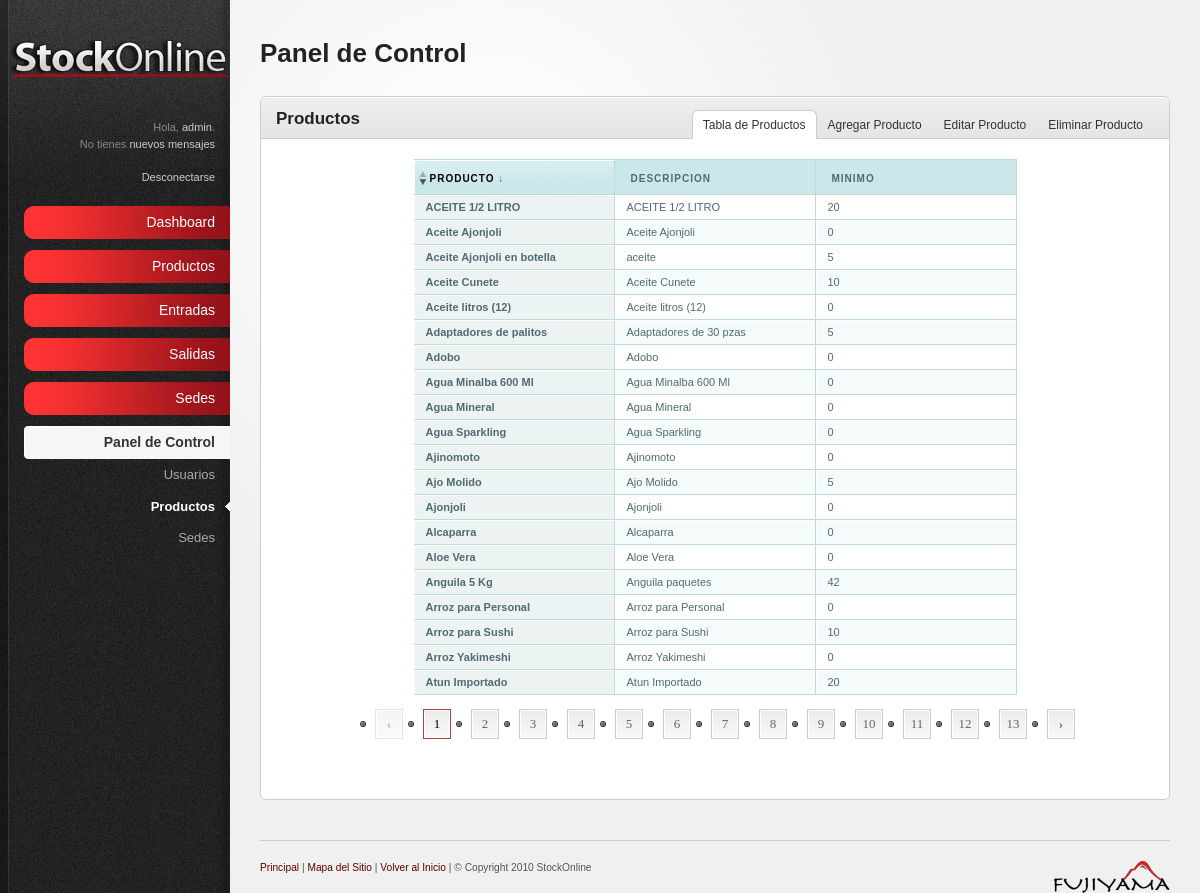
The page /controlProducts.php (signed in) on the database its author committed.
### tables this page shows
CREATE TABLE IF NOT EXISTS `user` (
  `id` int(10) NOT NULL AUTO_INCREMENT,
  `username` text NOT NULL,
  `name` text NOT NULL,
  `lastname` text NOT NULL,
  `sede` int(11) NOT NULL,
  `password` text NOT NULL,
  `rank` int(11) NOT NULL,
  PRIMARY KEY (`id`)
);

CREATE TABLE IF NOT EXISTS `product` (
  `id` int(10) NOT NULL AUTO_INCREMENT,
  `name` text NOT NULL,
  `descripcion` text NOT NULL,
  `instock` int(11) NOT NULL,
  `minimo` int(11) NOT NULL,
  `sede` int(11) NOT NULL,
  `peso` int(11) NOT NULL,
  `critico` int(11) NOT NULL,
  PRIMARY KEY (`id`)
);

### controlProducts.php (the view, shortened to what this page needs)
<?php
	$id=$_SESSION["valid_user"];
	$count=mysql_query("select * from `user` where `username`='$id';");
	while ($row = mysql_fetch_assoc($count)) {
    	$name= $row['name'];
    	$rank= $row['rank'];
	}
	$count=mysql_query("select count(*) from `message` where `receiver`='$id' and `read`=0;");
	$row = mysql_fetch_row($count);
    $messages = $row[0];
?>
<!DOCTYPE html PUBLIC "-//W3C//DTD XHTML 1.0 Strict//EN" "http://www.w3.org/TR/xhtml1/DTD/xhtml1-strict.dtd">
<html xmlns="http://www.w3.org/1999/xhtml">
<head>
<link rel="stylesheet" href="resources/css/reset.css" type="text/css" media="screen" />
<link rel="stylesheet" href="resources/css/style.css" type="text/css" media="screen" />
<link rel="stylesheet" href="resources/css/invalid.css" type="text/css" media="screen" />
<link rel="stylesheet" href="resources/css/table.css"  type="text/css" media="screen" />
<link rel="stylesheet" href="resources/css/autosuggest.css" type="text/css" media="screen" charset="utf-8" />
</head>
	<body><div id="body-wrapper">
		<div id="sidebar"><div id="sidebar-wrapper">
			<a href="members.php"><img id="logo" src="resources/images/membersLogo.png" alt="StockOnline logo" /></a>
			<div id="profile-links">
			<?php
				echo("Hola, <a href=\"userAccount.php\" title=\"Edit your profile\">$name</a>.<br>");
				if($messages>0){
					echo("Tienes <a href=\"#messages\" rel=\"modal\" title=\"Messages\">$messages Mensaje(s) nuevo</a><br/>");
				} else {
					echo("No tienes <a href=\"#messages\" rel=\"modal\" title=\"Messages\">nuevos mensajes</a><br/>");
				}
			?>
				<br />
				<a href="logout.php" title="Sign Out">Desconectarse</a>
			</div>
			<ul id="main-nav">
				<li>
					<a href="members.php" class="nav-top-item no-submenu">
						Dashboard
					</a>
				</li>
				<li>
					<a href="available.php" class="nav-top-item no-submenu">
						Productos
					</a>
				</li>
				<li>
					<a href="#" class="nav-top-item">
						Entradas
					</a>
				</li>
				<li>
					<a href="#" class="nav-top-item">
						Salidas
					</a>
				</li>
				<li>
					<a href="#" class="nav-top-item">
						Sedes
					</a>
				</li>
				<li>
					<a href="#" class="nav-top-item current">
						Panel de Control
					</a>
					<ul>
						<?php if($rank==1){echo "<li><a href=\"controlUsers.php\">Usuarios</a></li>";}?>
						<li><a class="current" href="controlProducts.php">Productos</a></li>
						<?php if($rank==1){echo "<li><a href=\"controlSede.php\">Sedes</a></li>";}?>
					</ul>
				</li>
			</ul>
			</div></div>
		<div id="main-content">
			<?php
				echo("<h2>Panel de Control</h2>");
			?>
			<p id="page-intro"></p>
			<div class="content-box">
				<div class="content-box-header">
				<h3>Productos</h3>
					<ul class="content-box-tabs">
						<li><a href="#tab1" class="default-tab">Tabla de Productos</a></li>
						<li><a href="#tab2">Agregar Producto</a></li>
						<li><a href="#tab3">Editar Producto</a></li>
						<li><a href="#tab4">Eliminar Producto</a></li>
					</ul>
				</div>
				<div class="content-box-content">
				<div class="tab-content default-tab" id="tab1" style="text-align:center">
						<table style="margin-left:auto;margin-right:auto;text-align:left" id="theTable" cellpadding="0" cellspacing="0" class="sortable-onload-0 rowstyle-alt colstyle-alt paginate-20">
  							<thead>
  								<tr>
    								<th class="sortable-text">Producto</th>
    								<th class="sortable-text">Descripcion</th>
    								<th class="sortable-numeric">Minimo</th>
  								</tr>
  							</thead>
  							<tbody>
  								<?php
									$summat = mysql_query("select * from product where sede='1' order by name");
									while ($row = mysql_fetch_assoc($summat)) {
        								print "<tr><td class=\"sized1\" >$row[name]</td>";
        								print "<td class=\"sized1\">$row[descripcion]</td>";
        								print "<td class=\"sized1\">$row[minimo]</td>";
        							}
								?>
  							</tbody>
						</table>
					</div>
				</div>
			</div>
			<div id="footer">
				<img src="resources/images/fujiyamalogo.png" alt="Fujiyama" align="right" width="116" height="32" />
				<small>
						<a href="members.php">Principal</a> | <a href="siteMap.php">Mapa del Sitio</a> | <a href="#">Volver al Inicio</a> | &#169; Copyright 2010 StockOnline
				</small>
			</div>
	</body>
</html>

### resources/css/style.css (style rules this page uses)
html { font-size: 100%; height: 100%; margin-bottom: 1px; }
body { font-family: Arial, Helvetica, sans-serif; color: #555; background: #f0f0f0 url('../images/bg-body.gif') top left repeat-y; font-size: 12px; }
#body-wrapper { background: url('../images/bg-radial-gradient.gif') fixed 230px top no-repeat; }
h1, h2, h3, h4, h5, h6 { font-family: Helvetica, Arial, sans-serif; color: #222; font-weight: bold; }
h2 { font-size: 26px; padding: 0 0 10px 0; }
h3 { font-size: 17px; padding: 0 0 10px 0; }
a { color: #630000; text-decoration: none; }
small { font-size: 0.85em; }
p { padding: 5px 0 10px 0; line-height: 1.6em; }
#sidebar { background: url('../images/bg-sidebar.gif') top left no-repeat; width: 230px; height: 100%; position: absolute; left: 0; top: 0; color: #888; font-size: 11px; }
#sidebar #sidebar-wrapper { margin: 0 0 0 9px; }
#sidebar a, #sidebar a:active { color:#ccc; }
#sidebar #logo { margin: 40px 0 40px 0; }
#sidebar #profile-links { padding: 0 15px 20px 15px; text-align: right; line-height: 1.5em; }
#sidebar #main-nav { width: 206px; padding: 0; margin: 0 0 0 15px; font-family: Helvetica, Arial, sans-serif; }
#sidebar #main-nav li { list-style: none; padding-bottom: 10px; text-align: right; }
#sidebar #main-nav li a.nav-top-item { background: transparent url('../images/bg-menu-item-red.png') right center no-repeat; padding: 10px 15px; color: #fff; font-size: 14px; cursor: pointer; display: block; text-decoration: none; }
#sidebar #main-nav li a.current { background-image: url('../images/bg-menu-item-current.gif') !important; color: #333; font-weight: bold; }
#sidebar #main-nav ul { padding: 0; font-size: 12px; margin: 0; }
#sidebar #main-nav ul li { list-style: none; margin: 0; text-align: right; padding: 0; }
#sidebar #main-nav ul li a { padding: 8px 15px; display: block; color: #aaa; font-size: 13px; line-height: 1.2em; }
#sidebar #main-nav ul li a:hover, #sidebar #main-nav ul li a.current, #sidebar #main-nav ul li a.current:hover { color: #fff; }
#sidebar #main-nav ul li a.current { background: transparent url('../images/menu-current-arrow.gif') right center no-repeat !important; }
#main-content { margin: 0 30px 0 260px; padding: 40px 0 0 0; }
#page-intro { font-size: 17px; padding: 0 0 20px 0; }
#footer { border-top: 1px solid #ccc; margin: 40px 0 0 0; padding: 20px 0; font-size: 12px; }
#main-content ul, #main-content ol { padding: 10px 0; }
#main-content ul li { background: url('../images/icons/bullet_black.png') center left no-repeat; padding: 4px 0 4px 20px; }
.content-box { border: 1px solid #ccc; margin: 0 0 20px 0; background: #fff; }
.content-box-header { background: #e5e5e5 url('../images/bg-content-box.gif') top left repeat-x; margin-top: 1px; height: 40px; }
.content-box-header h3 { padding: 12px 15px 10px; float: left; }
ul.content-box-tabs { float: right; padding: 12px 15px 0 0 !important; margin: 0 !important; }
ul.content-box-tabs li { float: left; margin: 0; padding: 0 !important; background-image: none !important; }
ul.content-box-tabs li a { color: #333; padding: 8px 10px; display: block; margin: 1px; border-bottom: 0; }
ul.content-box-tabs li a.current { background: #fff; border: 1px solid #ccc; border-bottom: 0; margin: 0; }
.content-box-content { padding: 20px; font-size: 13px; border-top: 1px solid #ccc; }

### resources/css/invalid.css (style rules this page uses)
.content-box, .content-box-header, ul.content-box-tabs li a.current, .shortcut-button, .notification { -moz-border-radius: 6px; -webkit-border-radius: 6px; border-radius: 6px; }
.content-box-header { -moz-border-radius-bottomleft: 0; -moz-border-radius-bottomright: 0; -webkit-border-bottom-left-radius: 0; -webkit-border-bottom-right-radius: 0; border-bottom-left-radius: 0; border-bottom-right-radius: 0; }
ul.content-box-tabs li a.current { -moz-border-radius-bottomleft: 0; -moz-border-radius-bottomright: 0; -webkit-border-bottom-left-radius: 0; -webkit-border-bottom-right-radius: 0; border-bottom-left-radius: 0; border-bottom-right-radius: 0; }

### rows shown on the page
user: name "admin"
product: name "ACEITE 1/2 LITRO", descripcion "ACEITE 1/2 LITRO", minimo "20"
product: name "Aceite Ajonjoli", descripcion "Aceite Ajonjoli", minimo "0"
product: name "Aceite Ajonjoli en botella", descripcion "aceite", minimo "5"
product: name "Aceite Cunete", descripcion "Aceite Cunete", minimo "10"
product: name "Aceite litros (12)", descripcion "Aceite litros (12)", minimo "0"
product: name "Adaptadores de palitos", descripcion "Adaptadores de 30 pzas", minimo "5"
product: name "Adobo", descripcion "Adobo", minimo "0"
product: name "Agua Minalba 600 Ml", descripcion "Agua Minalba 600 Ml", minimo "0"
product: name "Agua Mineral", descripcion "Agua Mineral", minimo "0"
product: name "Agua Sparkling", descripcion "Agua Sparkling", minimo "0"
product: name "Ajinomoto", descripcion "Ajinomoto", minimo "0"
product: name "Ajo Molido", descripcion "Ajo Molido", minimo "5"
product: name "Ajonjoli", descripcion "Ajonjoli", minimo "0"
product: name "Alcaparra", descripcion "Alcaparra", minimo "0"
product: name "Aloe Vera", descripcion "Aloe Vera", minimo "0"
product: name "Anguila 5 Kg", descripcion "Anguila paquetes", minimo "42"
product: name "Arroz para Personal", descripcion "Arroz para Personal", minimo "0"
product: name "Arroz para Sushi", descripcion "Arroz para Sushi", minimo "10"
product: name "Arroz Yakimeshi", descripcion "Arroz Yakimeshi", minimo "0"
product: name "Atun Importado", descripcion "Atun Importado", minimo "20"
